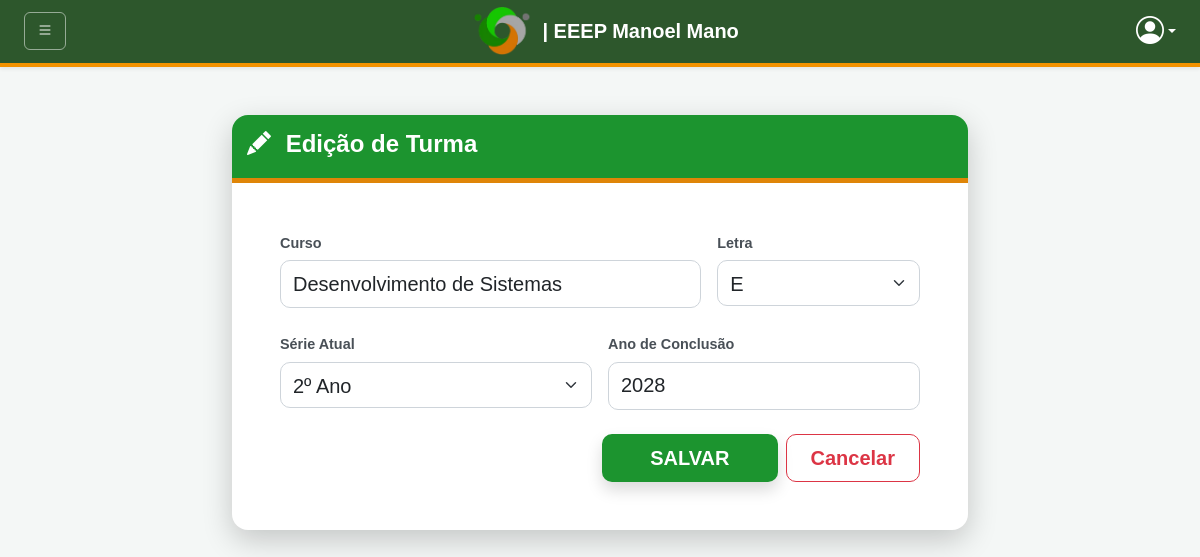
Page /turmas/editar.php?id=4 on the earlier database version.
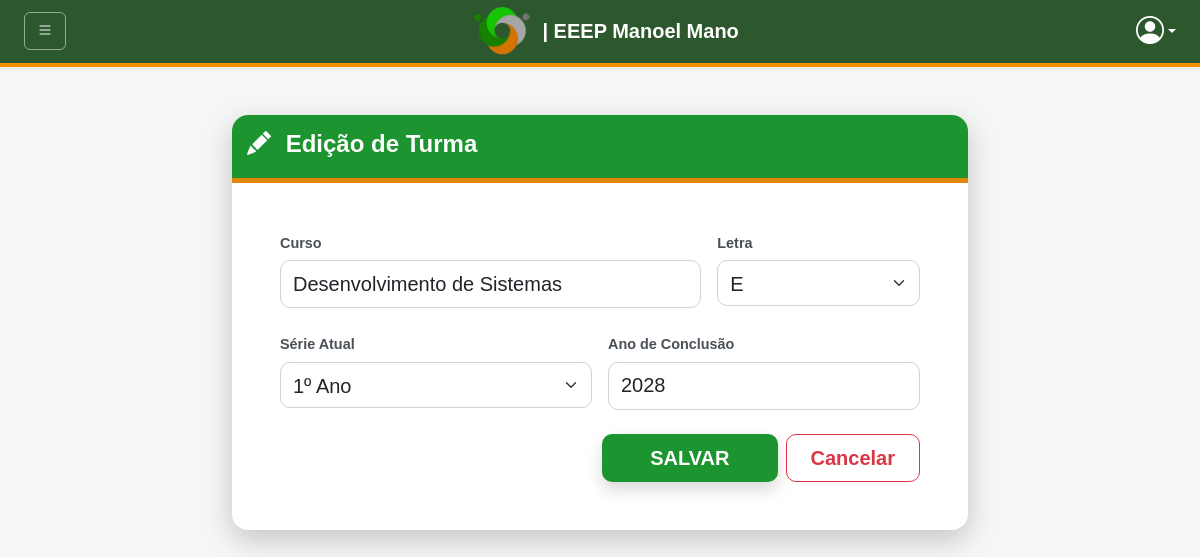
Same page on the later database version.
### tables this page shows
CREATE TABLE `turmas` (
  `id_turma` int(11) NOT NULL,
  `curso` varchar(100) NOT NULL,
  `identificador_curso` varchar(1) NOT NULL,
  `ano_conclusao` year(4) NOT NULL,
  `serie_atual` varchar(10) NOT NULL
);

### turmas/editar.php (the view, shortened to what this page needs)
<?php
include '../includes/conexao.php';
$id = mysqli_real_escape_string($conn, $_GET['id']);
$sql_select = "SELECT * FROM turmas WHERE id_turma = $id";
$result = mysqli_query($conn, $sql_select);
$dados = mysqli_fetch_assoc($result);
?>
<!DOCTYPE html>
<html lang="pt-br">
<head>
    <link href="https://cdn.jsdelivr.net/npm/bootstrap@5.3.0/dist/css/bootstrap.min.css" rel="stylesheet">
    <link rel="stylesheet" href="https://cdn.jsdelivr.net/npm/bootstrap-icons@1.11.1/font/bootstrap-icons.css">
    <link rel="stylesheet" href="cadastro.css">
</head>
<body>
    <?php include('../includes/menu.php'); ?>
    <main class="container py-5">
        <div class="row justify-content-center">
            <div class="col-12 col-lg-8">
                <div class="card card-cadastro">
                    <div class="card-header-custom text-center text-sm-start d-sm-flex align-items-center justify-content-between">
                        <div>
                            <h4 class="fw-bold mb-1"><i class="bi bi-pencil-fill me-2"></i> Edição de Turma</h4>
                        </div>
                    </div>
                    <div class="card-body p-4 p-md-5">
                        <form action="atualizar.php" method="POST">
                            <div class="row g-3 mb-4">
                                <div class="col-12 col-md-8">
                                    <label class="form-label fw-bold">Curso</label>
                                    <input type="text" class="form-control form-control-lg" name="curso" value="<?= htmlspecialchars($dados['curso']); ?>" required>
                                </div>
                                <div class="col-12 col-md-4">
                                    <label class="form-label fw-bold">Letra</label>
                                    <select name="id_curso" class="form-select form-select-lg" required>
                                        <?php foreach(['A','B','C','D','E'] as $letra): ?>
                                            <option value="<?= $letra ?>" <?= ($dados['identificador_curso'] == $letra) ? 'selected' : ''; ?>><?= $letra ?></option>
                                        <?php endforeach; ?>
                                    </select>
                                </div>
                            </div>
                            <div class="row g-3 mb-4">
                                <div class="col-12 col-md-6">
                                    <label class="form-label fw-bold">Série Atual</label>
                                    <select name="serie_atual" class="form-select form-select-lg" required>
                                        <option value="1" <?= ($dados['serie_atual'] == "1") ? 'selected' : ''; ?>>1º Ano</option>
                                        <option value="2" <?= ($dados['serie_atual'] == "2") ? 'selected' : ''; ?>>2º Ano</option>
                                    </select>
                                </div>
                                <div class="col-12 col-md-6">
                                    <label class="form-label fw-bold">Ano de Conclusão</label>
                                    <input type="number" name="ano_conclusao" class="form-control form-control-lg" value="<?= $dados['ano_conclusao'];?>" required>
                                </div>
                            </div>
                            <div class="d-grid gap-2 d-md-flex justify-content-md-end mt-4">
                                <button type="submit" class="btn btn-salvar btn-lg px-5 shadow text-uppercase">Salvar</button>
                                <a href="index.php" class="btn btn-outline-danger btn-cancelar btn-lg px-4 fw-bold">Cancelar</a>
                            </div>
                        </form>
                    </div>
                </div>
            </div>
        </div>
    </main>
</body>
</html>

Differences in the rows shown:
changed turmas "Desenvolvimento de Sistemas": serie_atual "2º Ano" → "1º Ano"
